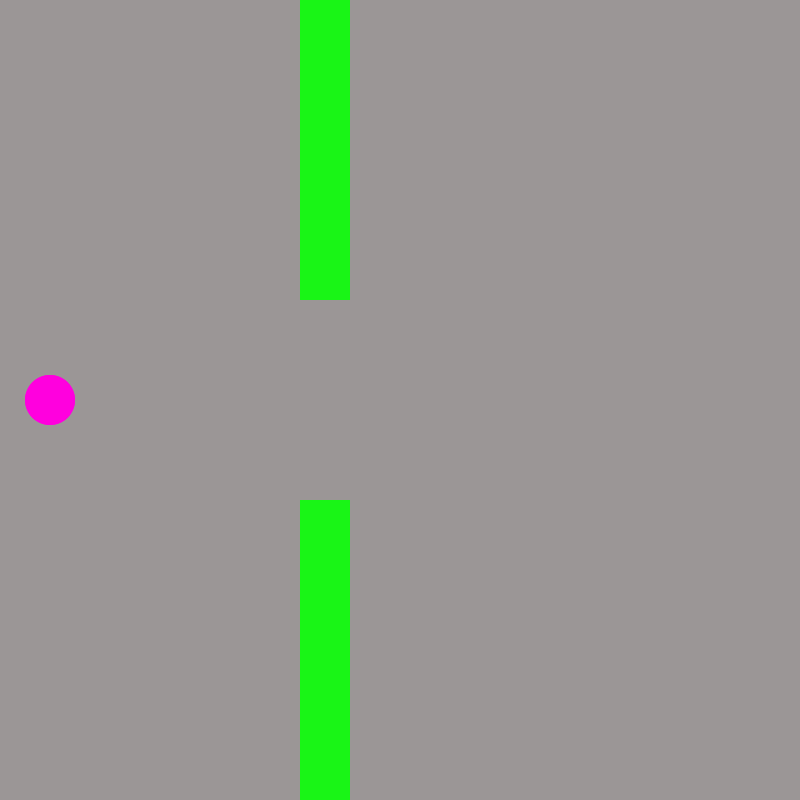
Frame 1 (no input)
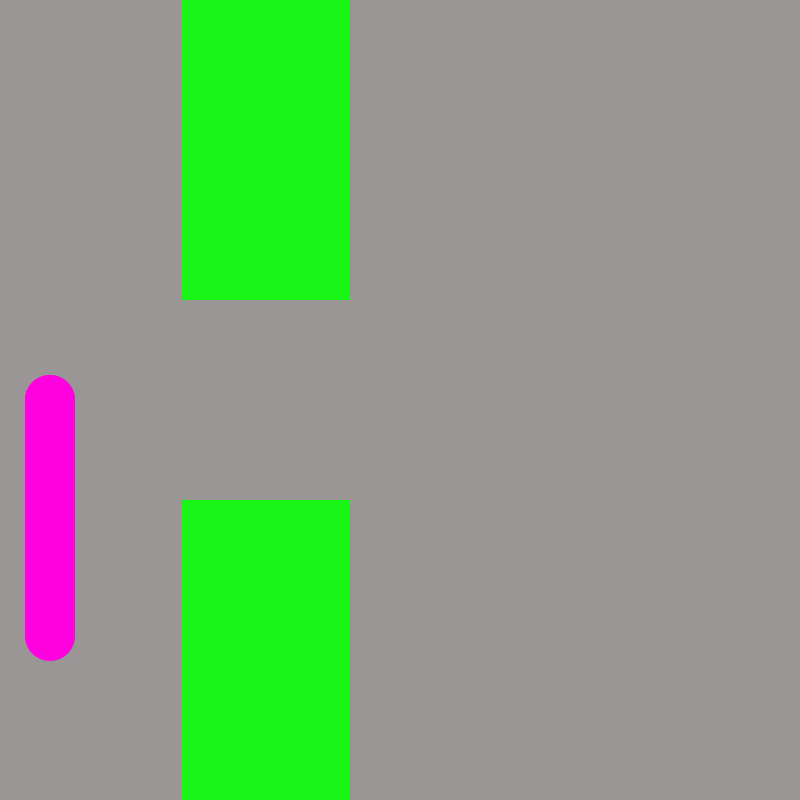
Frame 60 (the mouse pressed at the canvas centre just before this capture)
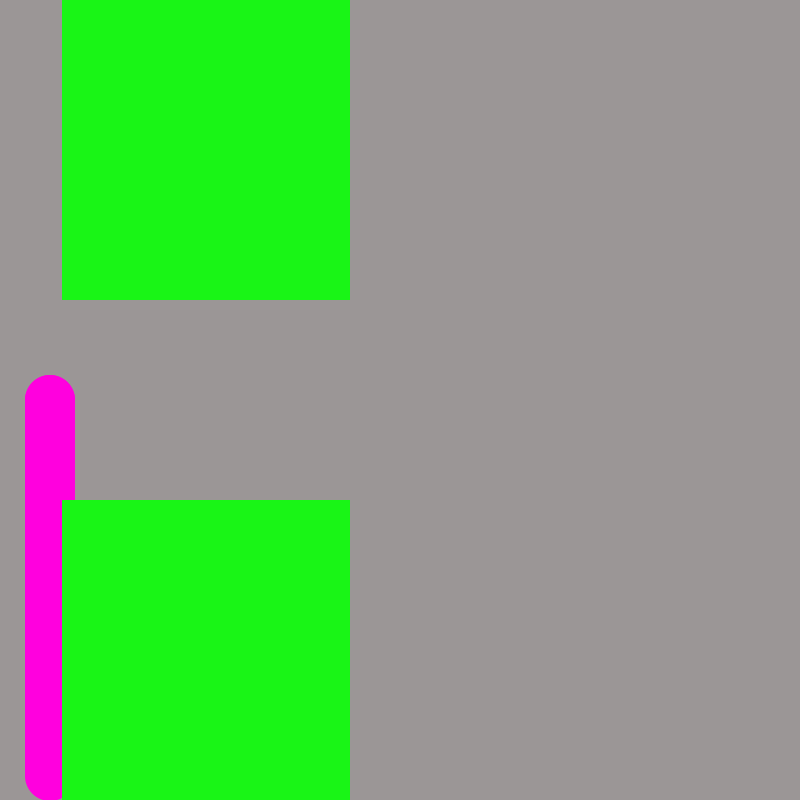
Frame 120 (the mouse held since frame 60 and released just before this capture)

The Processing sketch that drew these frames (run headless with seeded random() and noise(); from frame 60 on, the mouse is pressed at the canvas centre):

// Processing sketch: FlappyBird
// ── FlappyBird.pde
int birdx=50;
int birdy=400;

int pipe1x=300;

int pipe2x=300;

int birdYVelocity = 100;
int gravity = 4;

void setup(){
  size(800,800);
  background(#9B9696);
  noStroke();
  fill(#FF00DE);
  ellipse(birdx,birdy,50,50);
}
void draw(){
  //background(#9B9696);
  noStroke();
  fill(#FF00DE);
  ellipse(birdx,birdy,50,50);
  birdy+=gravity;
  fill(#19F516);
  rect(pipe1x, 0,50,300);
  fill(#19F516);
  rect(pipe2x,500,50,300);
  if(pipe1x<=-55){
   pipe1x=800; 
  }
  if(pipe2x<=-55){
   pipe2x=800; 
  }
  pipe1x-=2; 
  pipe2x-=2;
}
void mousePressed(){
  birdy-=birdYVelocity;
}
